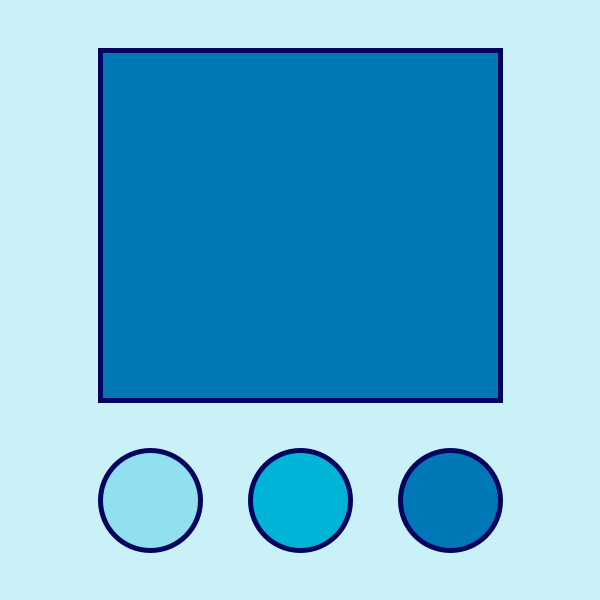
Frame 1 (no input)
Frame 60 (the mouse pressed at the canvas centre just before this capture): identical to frame 1, image omitted
Frame 120 (the mouse held since frame 60 and released just before this capture): identical to frame 1, image omitted

The Processing sketch that drew this single still picture (run headless with seeded random() and noise(); from frame 60 on, the mouse is pressed at the canvas centre):

// Processing sketch: Unit_3_Checkpoint_1
// ── Unit_3_Checkpoint_1.pde
color darkBlue = #03045E;
color oceanBlue = #0077b6;
color cyan = #00b4d8;
color lightBlue = #90e0ef;
color paleBlue = #caf0f8;
color selected;

void setup(){
  size(600,600);
  strokeWeight(5);
  stroke(darkBlue);
  selected=oceanBlue;
}

void draw(){
  background(paleBlue);
  
  button(150,500,50);
  fill(lightBlue);
  circle(150,500,100);
  
  button(300,500,50);
  fill(cyan);
  circle(300,500,100);
  
  button(450,500,50);
  fill(oceanBlue);
  circle(450,500,100);
  
  fill(selected);
  stroke(darkBlue);
  rect(100,50,400,350);
}

void mouseReleased(){
  if(dist(150,500,mouseX,mouseY)<=50){
    selected=lightBlue;
  }
  if(dist(300,500,mouseX,mouseY)<=50){
    selected=cyan;
  }
  if(dist(450,500,mouseX,mouseY)<=50){
    selected=oceanBlue;
  }
}

void button(int x,int y,int r){
  if (dist(x,y,mouseX,mouseY)<=r){
    stroke(255);
  }else{
    stroke(darkBlue);
  }
}
